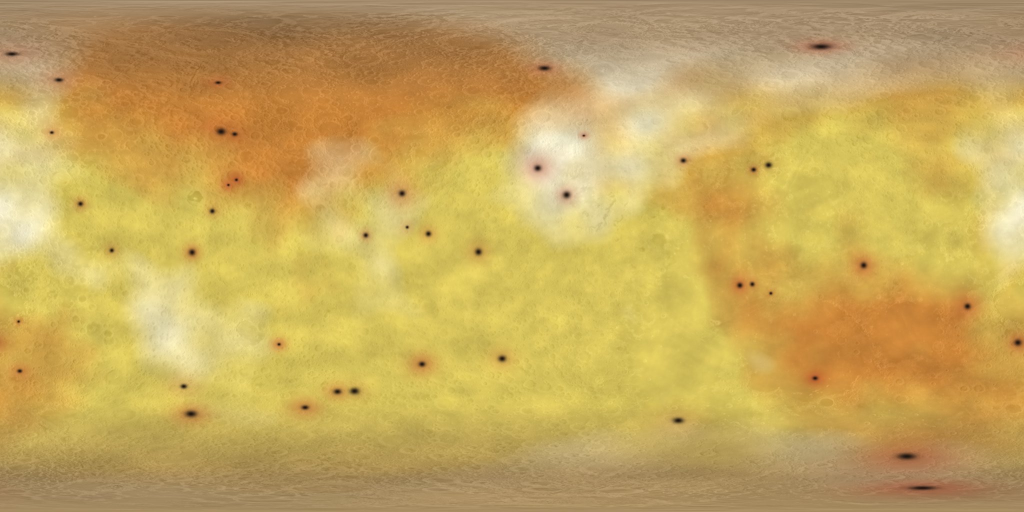
#> input picture journey/textures-src/io.jpg, 2048 x 1024 px (shown at 1/2 size)
$ python galileans.py ../textures-src/io.jpg out.png
#> lines starting #> are read from the running program, lines starting #| are printed output that depends on the picture
import sys
import numpy as np
from PIL import Image, ImageFilter
W,H=2048,1024
rng=np.random.default_rng(7)
lon=(np.arange(W)+0.5)/W*2*np.pi-np.pi
lat=np.pi/2-(np.arange(H)+0.5)/H*np.pi
LON,LAT=np.meshgrid(lon,lat)
P=np.stack([np.cos(LAT)*np.cos(LON),np.cos(LAT)*np.sin(LON),np.sin(LAT)],-1)

def noise(octaves=7, base=2.0, waves=20, seed=0):
    r=np.random.default_rng(seed); out=np.zeros((H,W))
    amp=1.0; k=base
    for o in range(octaves):
        for _ in range(waves):
            d=r.normal(size=3); d/=np.linalg.norm(d)
            out+=amp*np.sin(k*(P@d)+r.uniform(0,2*np.pi))
        amp*=0.5; k*=2.1
    out-=out.min(); return out/out.max()

def spots(n, rmin, rmax, seed):
    r=np.random.default_rng(seed); m=np.zeros((H,W)); halo=np.zeros((H,W))
    for _ in range(n):
        d=r.normal(size=3); d/=np.linalg.norm(d)
        ang=np.arccos(np.clip(P@d,-1,1)); rad=r.uniform(rmin,rmax)
        m=np.maximum(m,np.exp(-(ang/rad)**2)); halo=np.maximum(halo,np.exp(-(ang/(r.uniform(2.5,6)*rad))**2)*r.uniform(0.2,0.9))
    return m,halo

def mix(a,b,t): return a*(1-t[...,None])+b*t[...,None]
def col(h): return np.array([int(h[i:i+2],16) for i in (1,3,5)],float)/255
moon=np.roll(np.asarray(Image.open(sys.argv[1]).convert('L').resize((W,H)),float)[::-1],W//3,axis=1)/255
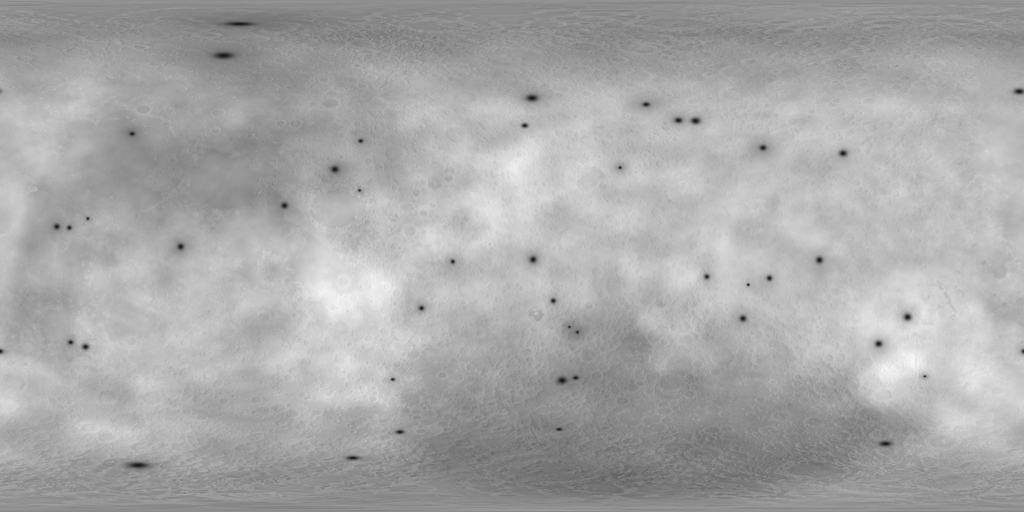
#> moon: shape (1024, 2048) float64 (shown at 1/2 size); min 0.0745, max 0.98, mean 0.661
moon_hp=moon-np.asarray(Image.fromarray((moon*255).astype(np.uint8)).filter(ImageFilter.GaussianBlur(8)),float)/255
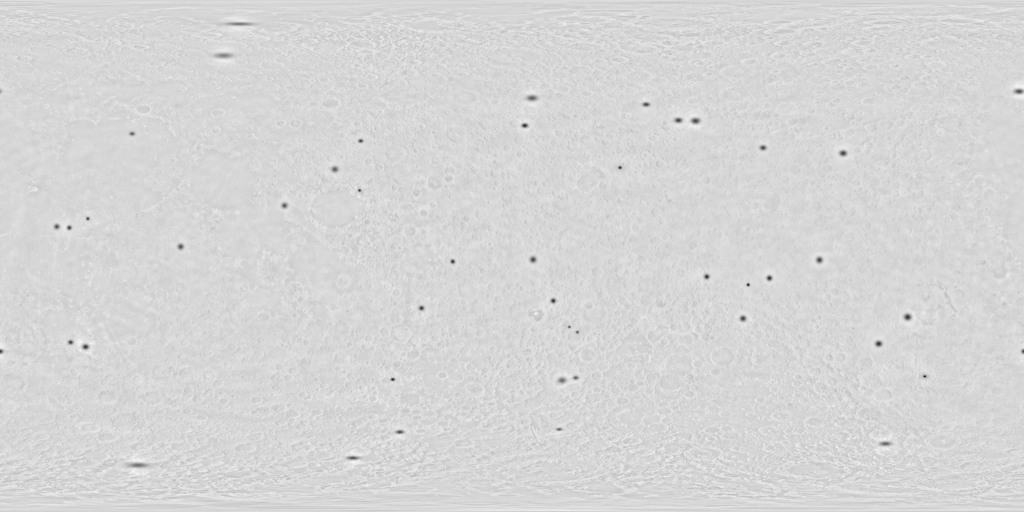
#> moon_hp: shape (1024, 2048) float64 (shown at 1/2 size); min -0.643, max 0.122, mean 2.87e-05; drawn with min black and max white

def save(rgb,name):
    Image.fromarray((np.clip(rgb,0,1)*255).astype(np.uint8)).save(sys.argv[2]+'/'+name,quality=86)

# Io: sulphur yellows, orange and white patches, dark volcanic centres with red rings
n1=noise(5,2,24,1); n2=noise(4,3,24,2)
img=mix(np.broadcast_to(col('#d8c45c'),(H,W,3)),np.broadcast_to(col('#c8843a'),(H,W,3)),np.clip((n1-0.45)*3,0,1))
img=mix(img,np.broadcast_to(col('#efe8c8'),(H,W,3)),np.clip((n2-0.6)*3.5,0,1))
polar=np.clip((np.abs(LAT)-0.9)*2.2,0,1); img=mix(img,np.broadcast_to(col('#8a6a4a'),(H,W,3)),polar*0.7)
fine=noise(4,24,20,4)
img=img*(0.88+0.24*fine[...,None])+moon_hp[...,None]*0.25
v,halo=spots(45,0.006,0.02,3)
img=mix(img,np.broadcast_to(col('#b8402a'),(H,W,3)),halo*0.55)
#> (the run stopped early here; a loop or call above may not have finished)
